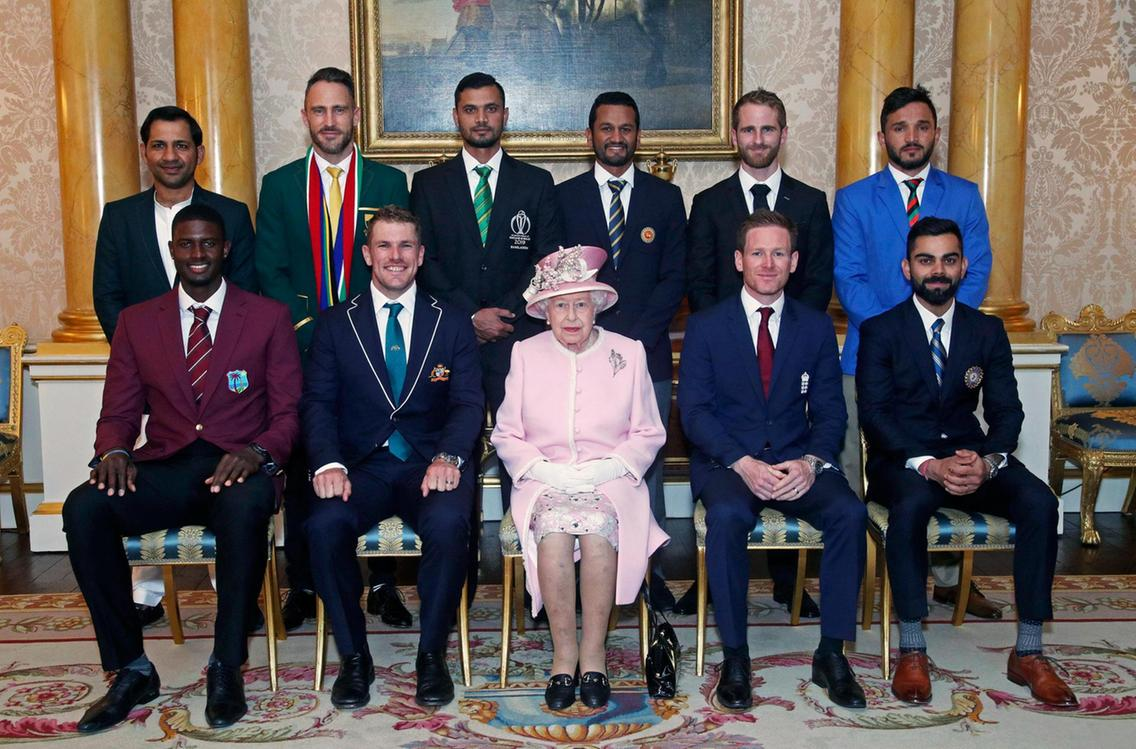
#> input picture cricket.jpg, 1136 x 749 px
$ python face_detection.py --image cricket.jpg
#> lines starting #> are read from the running program, lines starting #| are printed output that depends on the picture; after the words box and inside, x2 and y2 are one past the last pixel; in counts of white or black regions, pixels touching at a corner belong together
#> further down, test_image is the input picture: shape (749, 1136, 3); mean B, G, R 89.5, 89.2, 97.5
import cv2
import argparse

haar_cascade_face = cv2.CascadeClassifier('haarcascade_frontalface_default.xml')


def detect_faces(cascade, test_image, scaleFactor = 1.3):
    # create a copy of the image to prevent any changes to the original one.
#> called with scaleFactor = 1.3
    image_copy = test_image.copy()

    #convert the test image to gray scale as opencv face detector expects gray images
    gray_image = cv2.cvtColor(image_copy, cv2.COLOR_BGR2GRAY)
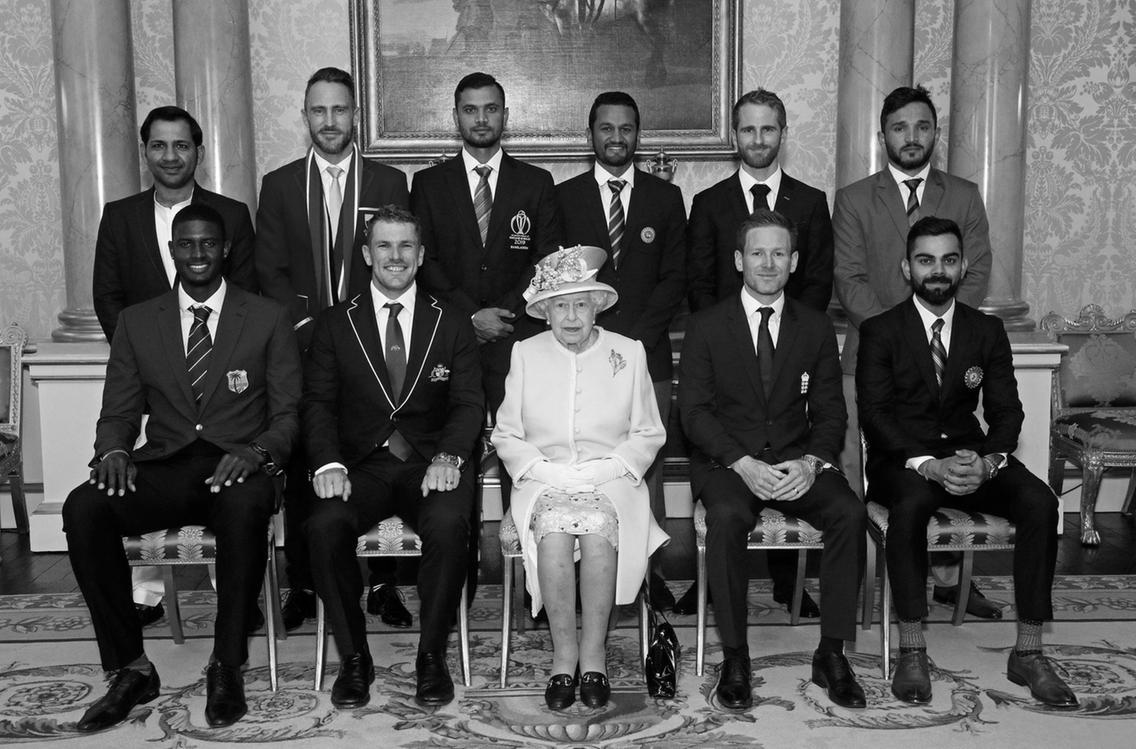
#> gray_image: shape (749, 1136); min 0, max 255, mean 91.7

    # Applying the haar classifier to detect faces
    faces_rect = cascade.detectMultiScale(gray_image, scaleFactor=scaleFactor, minNeighbors=4)
#> faces_rect = [[300, 87, 60, 60], [591, 109, 52, 52], [366, 222, 59, 59], [738, 230, 61, 61], [451, 86, 60, 60], [730, 107, 58, 58], [882, 105, 60, 60], [140, 122, 62, 62], [166, 216, 66, 66], [907, 236, 63, 63], [545, 287, 53, 53]]

    for (x, y, w, h) in faces_rect:
        cv2.rectangle(image_copy, (x, y), (x+w, y+h), (0, 255, 0), 5)
#> this loop made 11 passes
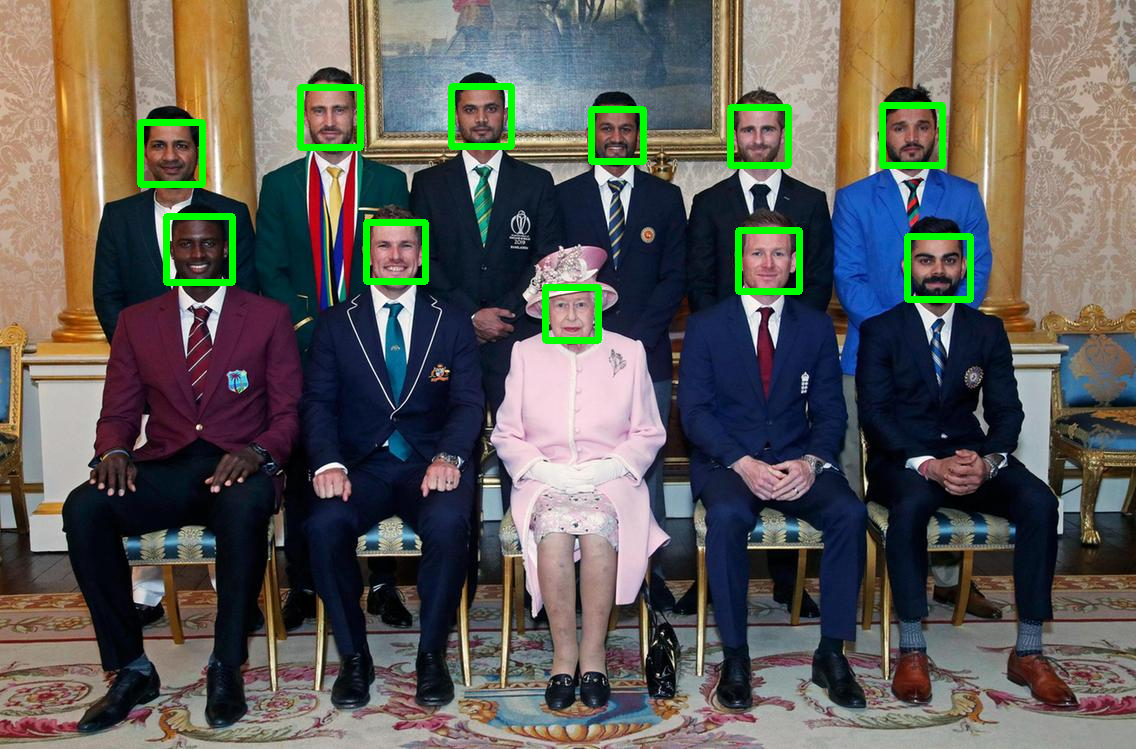
#> image_copy: shape (749, 1136, 3); 2.13% of pixels changed, all inside (x1, y1, x2, y2) = (137, 83, 974, 344)

    return image_copy


def parse_arguments():
    ap = argparse.ArgumentParser()
    ap.add_argument("-i", "--image", required=True, help="path to the image file")
    args = vars(ap.parse_args())
    return args


if __name__ == "__main__":
    args = parse_arguments()

    # loading image
    test_image = cv2.imread(args['image'])

    # call the function to detect faces
    return_image = detect_faces(haar_cascade_face, test_image)

    cv2.imshow('Final', return_image)
    key = cv2.waitKey(0)
#> (key Esc is pressed here)

    if (key == 113 or key == 27):
        # exit is q or ESC is pressed
        cv2.destroyAllWindows()
        exit()
#> (the program exits here)
